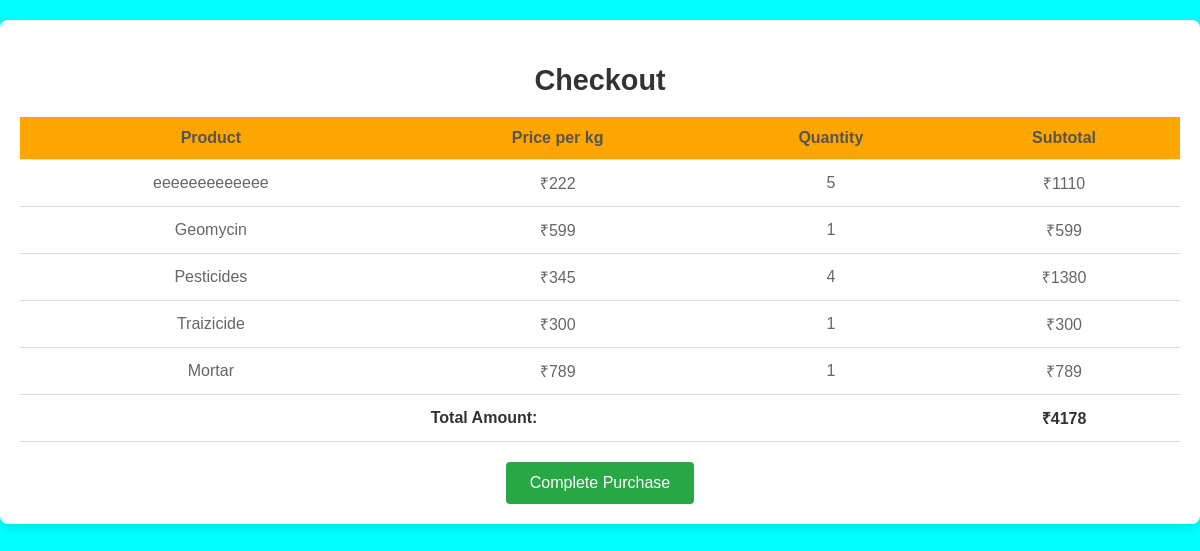
The app's page /cart/ (signed in), older data.
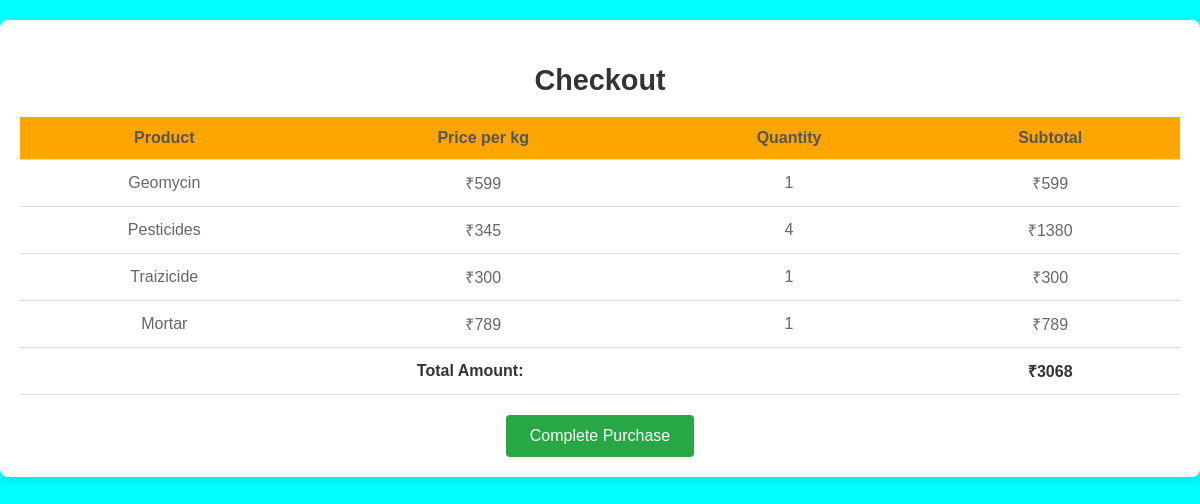
The same page, newer data.
### myApp/models.py (models this page shows, shortened)
class Cart(models.Model):
    user = models.ForeignKey(User, on_delete=models.CASCADE)
    product = models.ForeignKey(Product, on_delete=models.CASCADE)
    quantity = models.IntegerField(default=1)
    time = models.PositiveIntegerField(default=1)

class Product(models.Model):
    name_of_owner = models.CharField(max_length=50)
    house_no = models.CharField(max_length=10, default="")
    district = models.CharField(max_length=50, default="")
    city = models.CharField(max_length=50, default="")
    zipcode = models.IntegerField(default="")
    state = models.CharField(choices=STATE_CHOICES, max_length=50, default="")
    phone_no = models.CharField(max_length=10, default="")
    another_phone_no = models.CharField(max_length=10, default="")
    title = models.CharField(max_length=100)
    rent_price = models.IntegerField()
    brand = models.CharField(max_length=100)
    description = models.CharField(max_length=500)
    product_image = models.ImageField(upload_to='productimg')

### myApp/views.py (the view)
# urls.py: path('cart/', views.show_cart, name='show_cart'),
def show_cart(request):
    cart = Cart.objects.filter(user=request.user)
    grand_total = 0
    for item in cart:
        item.subtotal = item.quantity * item.product.rent_price  # Subtotal for each item
        grand_total += item.subtotal  # Summing up subtotals for grand total
    return render(request, 'buy_now.html', {'cart': cart, 'grand_total': grand_total})

### myApp/templatetags/custom_filters.py (called while the page is built)
@register.filter
def multiply(value, arg):
    return value * arg

### templates/buy_now.html (shortened to what this page needs)
{% load custom_filters %}
<!DOCTYPE html>
<html lang="en">
<head>
</head>
<body>
  <section id="checkout" class="section-p1">
    <h2>Checkout</h2>
    <table width="100%">
      <thead>
        <tr>
          <td>Product</td>
          <td>Price per kg</td>
          <td>Quantity</td>
          <td>Subtotal</td>
        </tr>
      </thead>
      <tbody>
        {% if cart %}
          {% for item in cart %}
          <tr>
            <td>{{ item.product.title }}</td>
            <td>&#8377;{{ item.product.rent_price }}</td>
            <td>{{ item.quantity }}</td>
            <td>&#8377;{{ item.quantity|multiply:item.product.rent_price }}</td>
          </tr>
          {% endfor %}
          <tr class="total-row">
            <td colspan="3"><strong>Total Amount:</strong></td>
            <td><strong>&#8377;{{ grand_total }}</strong></td>
          </tr>
        {% else %}
          <tr>
            <td colspan="4">Your cart is empty.</td>
          </tr>
        {% endif %}
      </tbody>
    </table>
    <div class="buy-now">
      <form action="{% url 'confirm-purchase' %}" method="post">
        <button type="submit" class="btn-buy">Complete Purchase</button>
      </form>
    </div>
  </section>
</body>
</html>

Row changes from the older to the newer data that the page shows:
removed Cart: product "eeeeeeeeeeeee", product.rent_price "222", quantity "5", quantity|multiply "1110"
Text that changed along with them:
{{ grand_total }}: "4178" → "3068"
